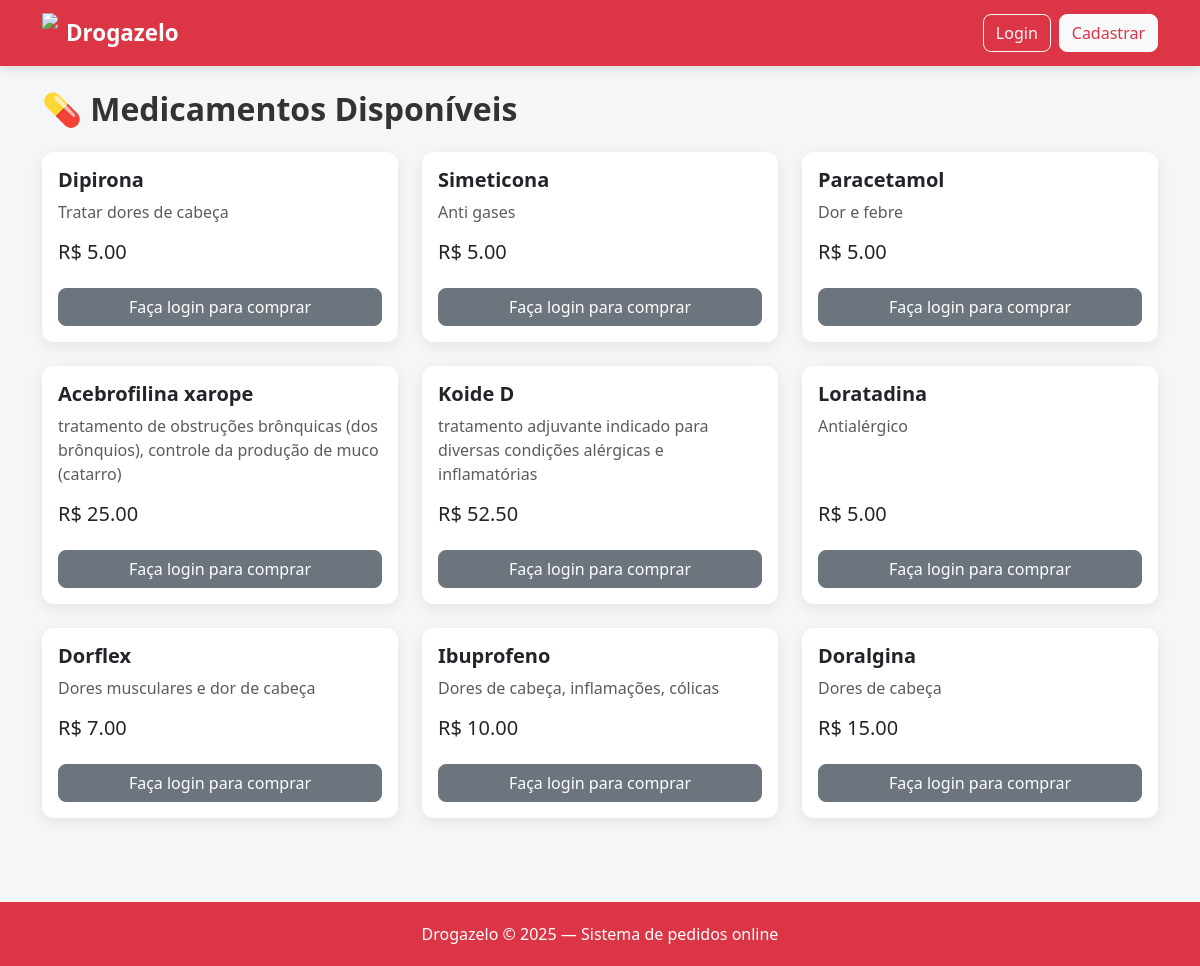
The page / on the database its author committed.
### produtos/models.py (models this page shows, shortened)
class Produto(models.Model):
    nome = models.CharField(max_length=100)
    descricao = models.TextField()
    preco = models.DecimalField(max_digits=8, decimal_places=2)
    estoque = models.IntegerField()

### produtos/views.py (the view)
# urls.py: path('', lista_produtos, name='lista_produtos'),
def lista_produtos(request):
    produtos = Produto.objects.all()
    return render(request, 'produtos/lista.html', {
        'produtos': produtos
    })

### templates/produtos/lista.html
{% extends 'base.html' %}
{% block conteudo %}
<h2 class="mb-4">💊 Medicamentos Disponíveis</h2>
<div class="row">
{% for produto in produtos %}
    <div class="col-md-4 mb-4">
        <div class="card h-100">
            <div class="card-body d-flex flex-column">
                <h5 class="card-title">{{ produto.nome }}</h5>
                <p class="card-text text-muted">{{ produto.descricao }}</p>
                <h5 class="mt-auto mb-3">R$ {{ produto.preco }}</h5>
                {% if user.is_authenticated %}
                <div class="d-grid gap-2">
                    <a href="{% url 'carrinho:adicionar' produto.id %}" class="btn btn-outline-danger">
                        🛒 Adicionar ao carrinho
                    </a>
                    <a href="{% url 'carrinho:comprar' produto.id %}" class="btn btn-danger">
                        ⚡ Comprar agora
                    </a>
                </div>
                {% else %}
                    <a href="{% url 'usuarios:login' %}" class="btn btn-secondary mt-2">
                        Faça login para comprar
                    </a>
                {% endif %}
            </div>
        </div>
    </div>
{% endfor %}
</div>
{% endblock %}

### static/css/style.css (style rules this page uses)
body { background-color: #f5f6f8; font-family: 'Segoe UI', Tahoma, Geneva, Verdana, sans-serif; }
.btn { border-radius: 8px; font-weight: 500; transition: all 0.2s ease-in-out; }
.card { border-radius: 12px; border: none; box-shadow: 0 4px 15px rgba(0,0,0,0.08); transition: transform 0.2s ease; }
.card-title { font-weight: bold; }
h2, h4 { font-weight: bold; color: #333; }

### rows shown on the page
Produto: nome "Dipirona", descricao "Tratar dores de cabeça", preco "5.00"
Produto: nome "Simeticona", descricao "Anti gases", preco "5.00"
Produto: nome "Paracetamol", descricao "Dor e febre", preco "5.00"
Produto: nome "Acebrofilina xarope", descricao "tratamento de obstruções brônquicas (dos brônquios), controle da produção de muco (catarro)", preco "25.00"
Produto: nome "Koide D", descricao "tratamento adjuvante indicado para diversas condições alérgicas e inflamatórias", preco "52.50"
Produto: nome "Loratadina", descricao "Antialérgico", preco "5.00"
Produto: nome "Dorflex", descricao "Dores musculares e dor de cabeça", preco "7.00"
Produto: nome "Ibuprofeno", descricao "Dores de cabeça, inflamações, cólicas", preco "10.00"
Produto: nome "Doralgina", descricao "Dores de cabeça", preco "15.00"
